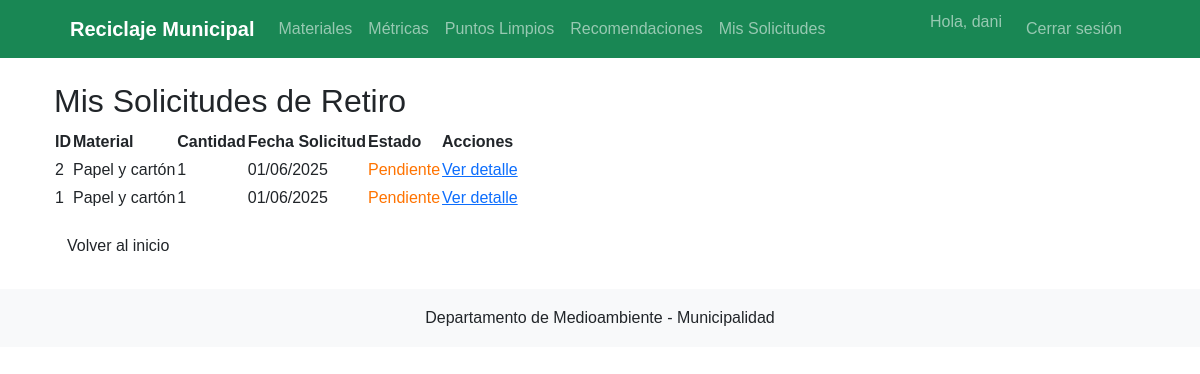
The app's page /solicitudes/ (signed in) with its own data.
### gestion_reciclaje/models.py (models this page shows, shortened)
class SolicitudRetiro(models.Model):
    ESTADOS = [
        ('PEN', 'Pendiente'),
        ('RUT', 'En ruta'),
        ('COM', 'Completada'),
        ('CAN', 'Cancelada'),
    ]
    ciudadano = models.ForeignKey(Ciudadano, on_delete=models.CASCADE, verbose_name="Ciudadano solicitante")
    material = models.ForeignKey(Material, on_delete=models.PROTECT, verbose_name="Material a retirar")
    cantidad = models.PositiveIntegerField(
        validators=[MinValueValidator(1)],
        verbose_name="Cantidad estimada"
    )
    fecha_solicitud = models.DateTimeField(auto_now_add=True, verbose_name="Fecha de solicitud")
    fecha_estimada = models.DateField(verbose_name="Fecha estimada de retiro")
    estado = models.CharField(
        max_length=3,
        choices=ESTADOS,
        default='PEN',
        verbose_name="Estado actual"
    )
    operario = models.ForeignKey(
        Operario,  # Cambiado de User a Operario (consistencia con tu modelo)
        on_delete=models.SET_NULL,
        null=True,
        blank=True,
        verbose_name="Operario asignado"
    )
    comentarios = models.TextField(blank=True, verbose_name="Observaciones")
    class Meta:
        verbose_name = "Solicitud de retiro"
        verbose_name_plural = "Solicitudes de retiro"
        ordering = ['-fecha_solicitud']
        permissions = [
            ("can_assign_request", "Puede asignar solicitudes a operarios"),
        ]

class Material(models.Model):
    codigo = models.CharField(max_length=4, primary_key=True, verbose_name="Código")
    nombre = models.CharField(max_length=50, verbose_name="Nombre del material")
    descripcion = models.TextField(verbose_name="Descripción")
    class Meta:
        verbose_name = "Material"
        verbose_name_plural = "Materiales"
        ordering = ['nombre']

### gestion_reciclaje/views.py (the view)
# urls.py: path('solicitudes/', views.lista_solicitudes, name='solicitudes'),
@login_required
def lista_solicitudes(request):
    if request.user.is_staff:
        solicitudes = SolicitudRetiro.objects.all()
    elif hasattr(request.user, 'operario'):
        solicitudes = SolicitudRetiro.objects.filter(operario=request.user.operario)
    else:
        if hasattr(request.user, 'ciudadano'):
            solicitudes = SolicitudRetiro.objects.filter(ciudadano=request.user.ciudadano)
        else:
            solicitudes = SolicitudRetiro.objects.none()
    return render(request, 'gestion_reciclaje/solicitudes.html', {'solicitudes': solicitudes})

### gestion_reciclaje/templates/gestion_reciclaje/solicitudes.html
{% extends 'gestion_reciclaje/base.html' %}
{% block content %}
<div class="container">
    <h2>Mis Solicitudes de Retiro</h2>
    {% if solicitudes %}
    <table>
        <thead>
            <tr>
                <th>ID</th>
                <th>Material</th>
                <th>Cantidad</th>
                <th>Fecha Solicitud</th>
                <th>Estado</th>
                <th>Acciones</th>
            </tr>
        </thead>
        <tbody>
            {% for solicitud in solicitudes %}
            <tr>
                <td>{{ solicitud.id }}</td>
                <td>{{ solicitud.material.nombre }}</td>
                <td>{{ solicitud.cantidad }}</td>
                <td>{{ solicitud.fecha_solicitud|date:"d/m/Y" }}</td>
                <td>
                    {% if solicitud.estado == 'PEN' %}
                        <span style="color: #ff7300;">
                            {{ solicitud.get_estado_display }}
                        </span>
                    {% elif solicitud.estado == 'RUT' %}
                        <span style="color: #0000FF;">
                            {{ solicitud.get_estado_display }}
                        </span>
                    {% else %}
                        <span style="color: #008000;">
                            {{ solicitud.get_estado_display }}
                        </span>
                    {% endif %}
                </td>
                <td><a href="{% url 'detalle_solicitud' solicitud.id %}">Ver detalle</a></td>
            </tr>
            {% endfor %}
        </tbody>
    </table>
    {% else %}
    <p>No tienes solicitudes registradas.</p>
    {% endif %}
    <div class="mt-3">
        <a href="{% url 'index' %}" class="btn">Volver al inicio</a>
    </div>
</div>
{% endblock %}

### gestion_reciclaje/templates/gestion_reciclaje/base.html (shortened to what this page needs)
{% load static %}
<!DOCTYPE html>
<html lang="es">
<head>
    <link href="https://cdn.jsdelivr.net/npm/bootstrap@5.3.0/dist/css/bootstrap.min.css" rel="stylesheet">
    <link rel="stylesheet" href="{% static 'css/styles.css' %}">
</head>
<body>
    <header class="bg-success text-white">
        <div class="container">
            <nav class="navbar navbar-expand-lg navbar-dark">
                <div class="container-fluid">
                    <a class="navbar-brand" href="{% url 'index' %}">Reciclaje Municipal</a>
                    <div class="collapse navbar-collapse" id="navbarNav">
                        <ul class="navbar-nav me-auto">
                            <li class="nav-item">
                                <a class="nav-link" href="{% url 'materiales' %}">Materiales</a>
                            </li>
                            <li class="nav-item">
                                <a class="nav-link" href="{% url 'metricas' %}">Métricas</a>
                            </li>
                            <li class="nav-item">
                                <a class="nav-link" href="{% url 'puntos_limpios' %}">Puntos Limpios</a>
                            </li>
                            <li class="nav-item">
                                <a class="nav-link" href="{% url 'recomendaciones' %}">Recomendaciones</a>
                            </li>
                            {% if user.is_authenticated %}
                                <li class="nav-item">
                                    <a class="nav-link" href="{% url 'solicitudes' %}">Mis Solicitudes</a>
                                </li>
                            {% endif %}
                        </ul>
                        <ul class="navbar-nav">
                            {% if user.is_authenticated %}
                                <li class="nav-item">
                                    <span class="navbar-text me-3">Hola, {{ user.username }}</span>
                                </li>
                                <li class="nav-item">
                                    <form action="{% url 'logout' %}" method="post">
                                        <button type="submit" class="btn btn-link nav-link">Cerrar sesión</button>
                                    </form>
                                </li>
                            {% endif %}
                        </ul>
                    </div>
                </div>
            </nav>
        </div>
    </header>
    <main class="container my-4">
        {% block content %}{% endblock %}
    </main>
    <footer class="bg-light py-3 mt-4">
        <div class="container text-center">
            <p class="mb-0">Departamento de Medioambiente - Municipalidad</p>
        </div>
    </footer>
</body>
</html>

### gestion_reciclaje/static/css/styles.css (style rules this page uses)
body { font-family: 'Arial', sans-serif; line-height: 1.6; }
.navbar { padding: 0.5rem 1rem; }
.navbar-brand { font-weight: 600; }

### records on screen
SolicitudRetiro: id "2", material.nombre "Papel y cartón", cantidad "1", fecha_solicitud "01/06/2025", estado "Pendiente"
SolicitudRetiro: id "1", material.nombre "Papel y cartón", cantidad "1", fecha_solicitud "01/06/2025", estado "Pendiente"

### other values on screen
{{ user.username }} "dani"
